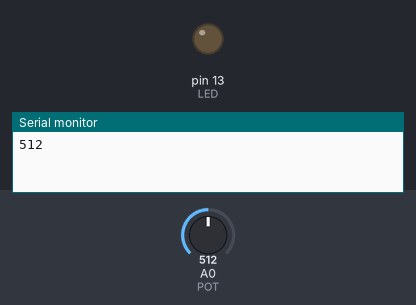
This sketch was run on a simulated Arduino Uno, built with avr-gcc and run on an emulated ATmega328P. Shown: output pins drawn as LEDs (lit = HIGH), the last lines printed to the serial monitor. Dashed ring = blinking. The test bench sets the inputs (shaded band); at power-on: A0 (POT) = 512.

Above: at 0.6 s.
At 1.2 s:
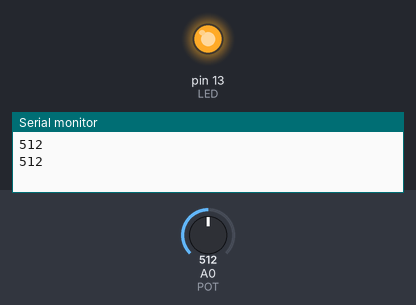
1.3 s: A0 (POT) set to 190
4.3 s: A0 (POT) set to 511
At 5.3 s:
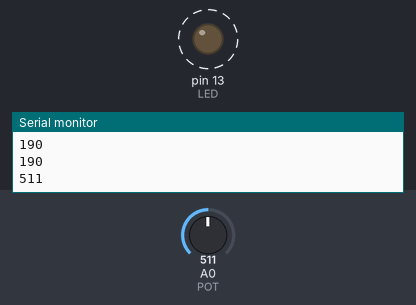
Timing chart, 0 to 13.3 s (numbered marks = the images above; inputs shaded):
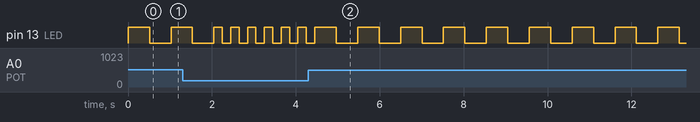

Measured:
- after the input at 4.3 s, pin 13 (LED): alternates HIGH for 0.51 s and LOW for 0.51 s, starting after 0.66 s
- by itself, pin 13 (LED): repeats every 0.40 s: HIGH 0.20 s, LOW 0.20 s

The sketch:

TK_Arduino.ino
```cpp
//https://wokwi.com/projects/345888534275555923

#define POT A0
#define LED 13


void setup() {
  // put your setup code here, to run once:
  Serial.begin(9600);
  pinMode(POT, INPUT);
  pinMode(LED, OUTPUT);

}

int rate = 0;
void loop() {
  // put your main code here, to run repeatedly:
  rate = analogRead(POT);
  Serial.println(analogRead(POT));
  if (rate<200){
    rate = 200;
  }
  if (rate>950){
    rate = 0;
  }
  digitalWrite(LED, HIGH);
  delay(rate);
  digitalWrite(LED, LOW);
  delay(rate);


}
```
